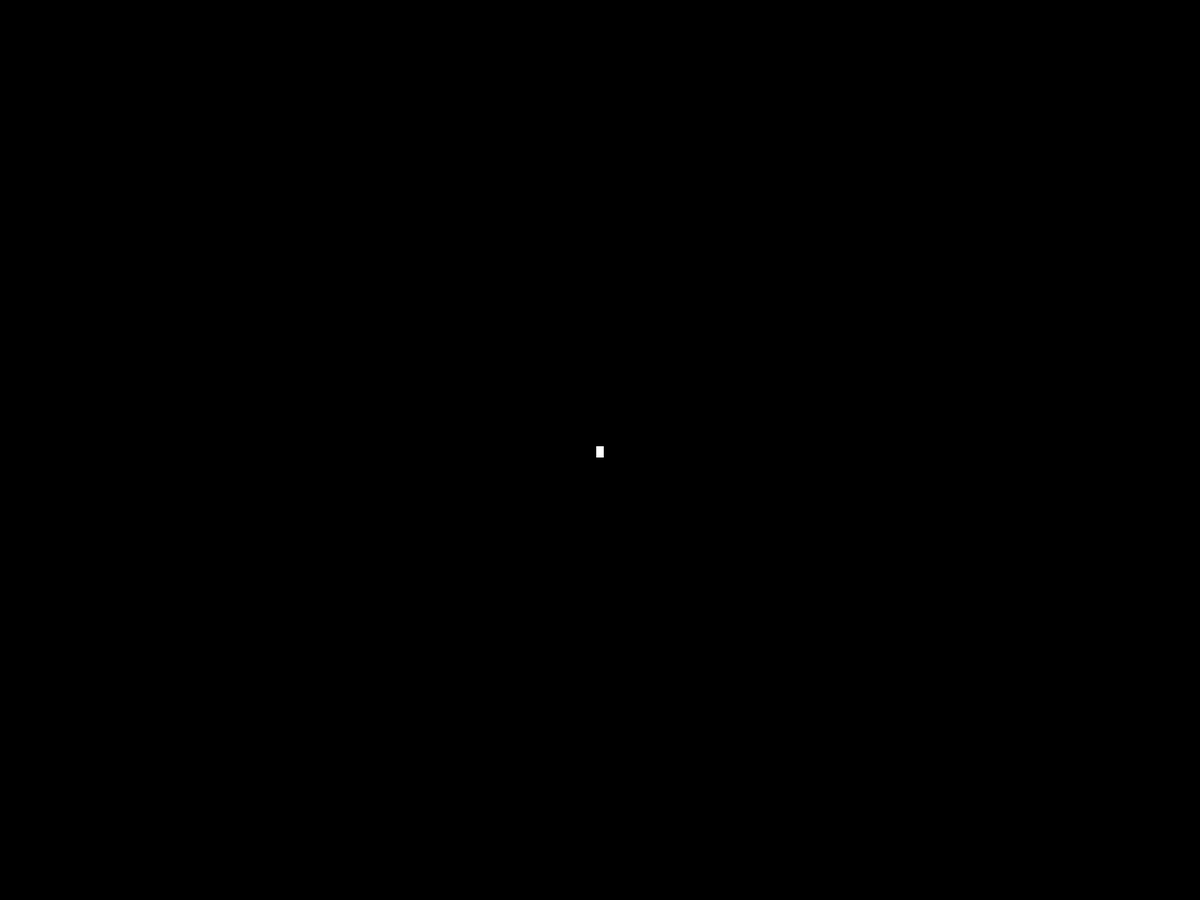
Frame 1 (no input)
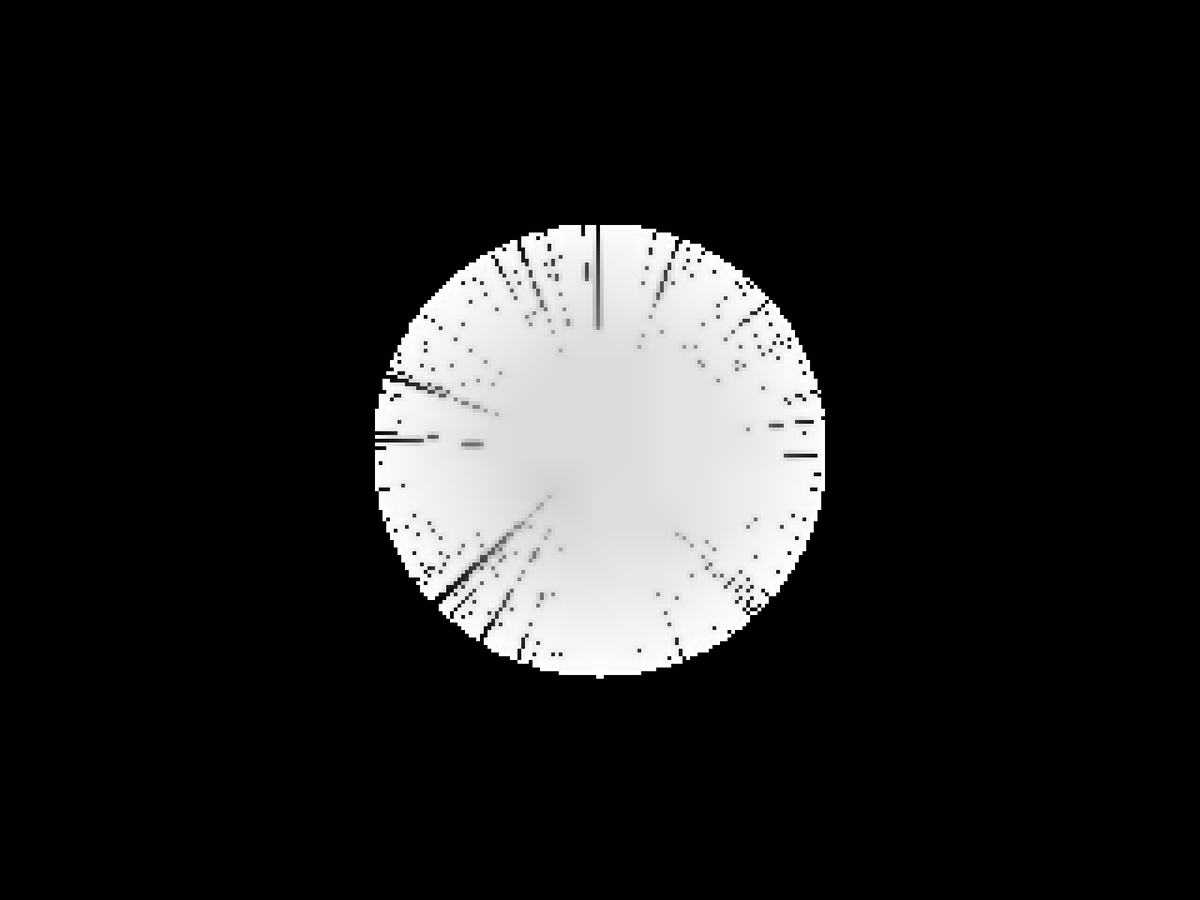
Frame 60 (the mouse pressed at the canvas centre just before this capture)
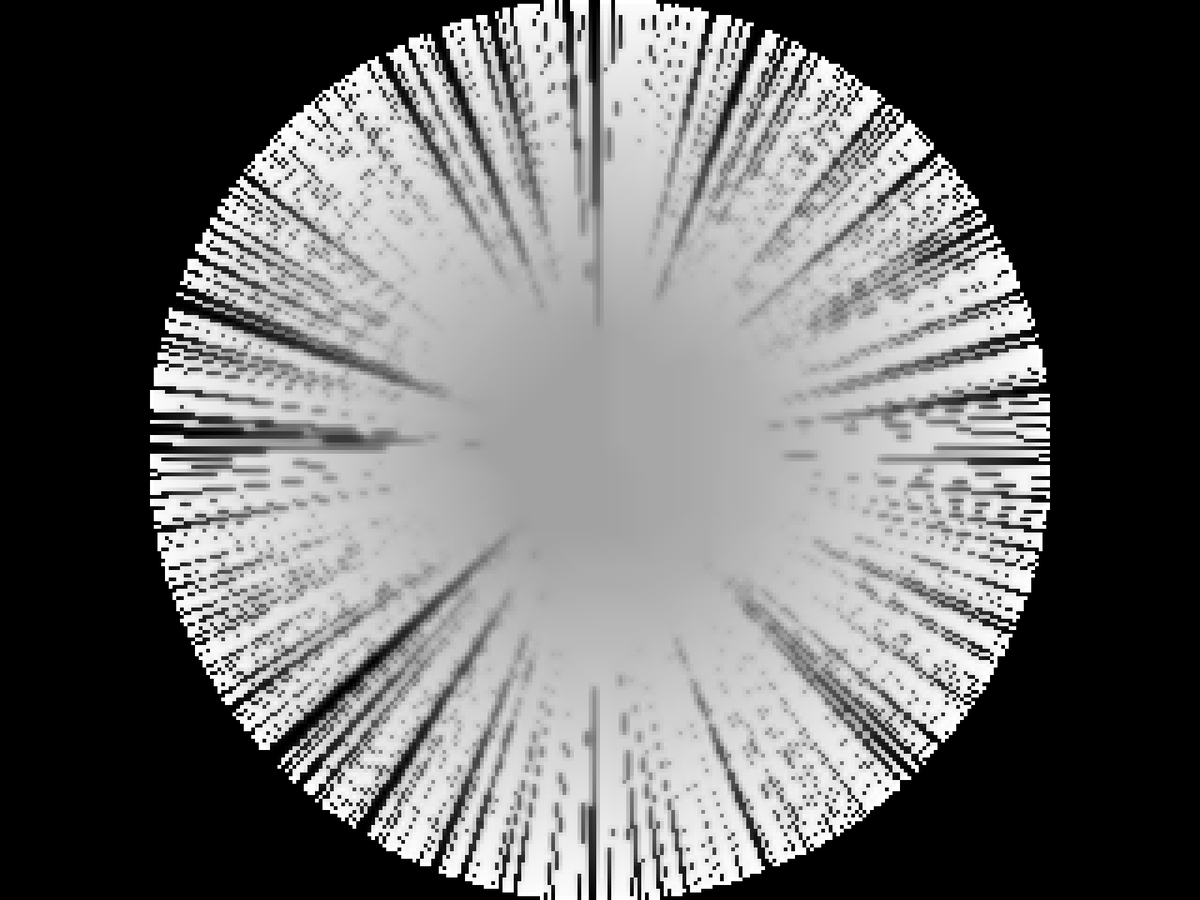
Frame 120 (the mouse held since frame 60 and released just before this capture)

The Processing sketch that drew these frames (run headless with seeded random() and noise(); from frame 60 on, the mouse is pressed at the canvas centre):

// Processing sketch: Trails
// ── Trails.pde
Screen screen;

void setup() {
  fullScreen();
  //size(800, 800);
  screen = new Screen(1000, 5);
  noStroke();
}

void draw() {
  background(0);
  screen.update();
}

// ── Flight.pde
public class Flight {
  PVector pos, vel;
  private final static int MIN_SPEED = 1;

  Flight() {
    pos = new PVector(int(random(width)), int(random(height)));
    float angle = random(2*PI);
    float speed = random(MIN_SPEED, 5);
    vel = new PVector(speed*cos(angle), speed*sin(angle));
  }

  Flight(int x, int y) {
    pos = new PVector(x, y);
    float angle = random(2*PI);
    float speed = random(MIN_SPEED, 5);
    vel = new PVector(speed*cos(angle), speed*sin(angle));
  }

  Flight(int x, int y, float speed) {
    pos = new PVector(x, y);
    float angle = random(2*PI);
    vel = new PVector(speed*cos(angle), speed*sin(angle));
  }

  void update() {
    pos.add(vel);
    wallCollision();
  }

  void wallCollision() {
    if (pos.x <= 0) {
      pos.x = -pos.x;
      vel = randomDirection(3*PI/2);
    }
    if (pos.x >= width) {
      pos.x = 2*width - pos.x;
      vel = randomDirection(PI/2);
    }
    if (pos.y <= 0) {
      pos.y = -pos.y;
      vel = randomDirection(0);
    }
    if (pos.y >= height) {
      pos.y = 2*height - pos.y;
      vel = randomDirection(PI);
    }
  }

  PVector randomDirection(float angle) {
    float direction = angle + random(PI);
    return new PVector(vel.mag()*cos(direction), vel.mag()*sin(direction));
  }
  
  public void changeDirection(float angle) {
    vel.rotate(angle);
  }
}

// ── Screen.pde
public class Screen {
  PVector dim;
  Flight[] flights;
  int nFlights, squareSize;
  int[][] trailMap;
  private final static float FLIGHT_RADIUS = 5;
  private final static float EVAPORATE_SPEED = 0;
  private final static float DIFFUSE_SPEED = 0.05;
  private final static float SENSOR_ANGLE = PI/12;
  

  Screen() {
    dim = new PVector(width, height);
  }

  Screen(int nFlights, int squareSize) {
    trailMap = new int[height/squareSize][width/squareSize];
    this.squareSize = squareSize;
    dim = new PVector(width, height);
    flights = new Flight[nFlights];
    for (int i = 0; i < nFlights; i++) {
      createFlight(width/2, height/2, squareSize);
    }
  }

  void update() {
    for (Flight f : flights) {
      steer(f);
      f.update();
    }
    updateTrailMap();
    show();
  }

  void show() {
    for (int y = 0; y < height/squareSize; y++) {
      for (int x = 0; x < width/squareSize; x++) {
        if (trailMap[y][x] > 0) {
          fill(trailMap[y][x]);
          rect(x*squareSize, y*squareSize, squareSize, squareSize);
        }
      }
    }
  }

  private void createFlight(int x, int y, float speed) {
    Flight[] newFlights = new Flight[nFlights+1];
    for (int i = 0; i < nFlights; i++) {
      newFlights[i] = flights[i];
    }
    newFlights[nFlights++] = new Flight(x, y, speed);
    flights = newFlights;
  }

  private void updateTrailMap() {
    int[][] newTrailMap = trailMap;
    for (int y = 0; y < height/squareSize; y++) {
      for (int x = 0; x < width/squareSize; x++) {
        float originalValue = trailMap[y][x];
        
        float sum = 0;
        for (int oy = -1; oy <= 1; oy++) {
          for (int ox = -1; ox <= 1; ox++) {
            if (x+ox >= 0 && x+ox < width/squareSize && y+oy >= 0 && y+oy < height/squareSize) {
              sum += trailMap[y+oy][x+ox];
            }
          }
        }
        float blurResult = sum/9;
        float diffusedValue = lerp(originalValue, blurResult, DIFFUSE_SPEED);
        int diffuseAndEvaporateValue = int(max(0, diffusedValue - EVAPORATE_SPEED));
        
        newTrailMap[y][x] = diffuseAndEvaporateValue;
      }
    }
    trailMap = newTrailMap;
    for (Flight f : flights) {
      PVector coordinates = new PVector(int(constrain(f.pos.x/squareSize, 0, width/squareSize-1)), int(constrain(f.pos.y/squareSize, 0, height/squareSize-1)));
      trailMap[int(coordinates.y)][int(coordinates.x)] = 255;
    }
  }
  
  public void steer(Flight f) {
    // Weighted from 0 to 1
      float leftWeight = sense(f, -SENSOR_ANGLE);
      float forwardWeight = sense(f, 0);
      float rightWeight = sense(f, SENSOR_ANGLE);
      
      if (forwardWeight > leftWeight && forwardWeight > rightWeight) {
        return;
      } else if (forwardWeight < leftWeight && forwardWeight < rightWeight) {
        f.vel.rotate(random(-SENSOR_ANGLE, SENSOR_ANGLE));
      } else if (leftWeight < rightWeight) {
        f.vel.rotate(SENSOR_ANGLE);
      } else if (leftWeight < rightWeight) {
        f.vel.rotate(-SENSOR_ANGLE);
      }
  }
  
  public float sense(Flight f, float angle) {
    PVector currentPos = new PVector(f.pos.x, f.pos.y);
    PVector pos = currentPos.add(new PVector(squareSize*2*cos(angle+f.vel.heading()), squareSize*2*sin(angle+f.vel.heading())));
    PVector coordinates = new PVector(int(constrain(pos.x/squareSize, 0, width/squareSize-1)), int(constrain(pos.y/squareSize, 0, height/squareSize-1)));
    if (coordinates.x >= 0 && coordinates.x < width/squareSize && coordinates.y >= 0 && coordinates.y < height/squareSize) {
      return trailMap[int(coordinates.y)][int(coordinates.x)];
    }
    return 0;
  }
}
